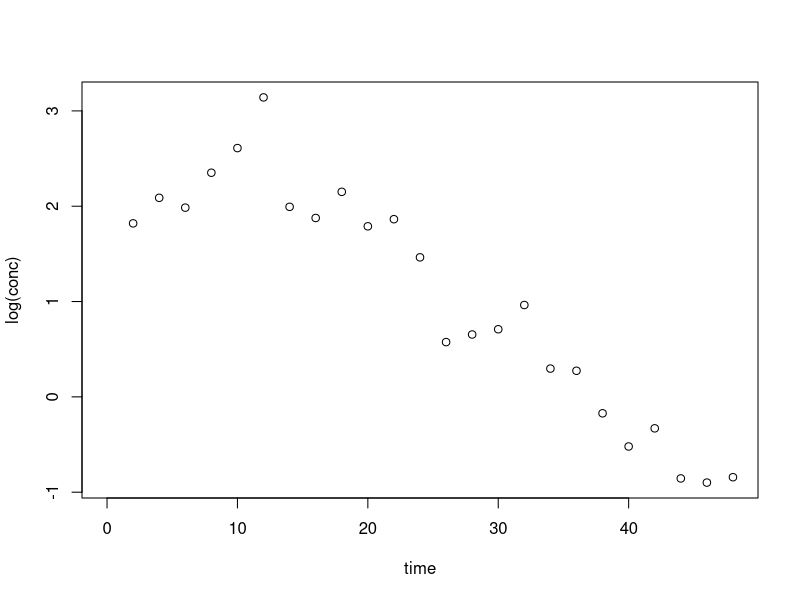
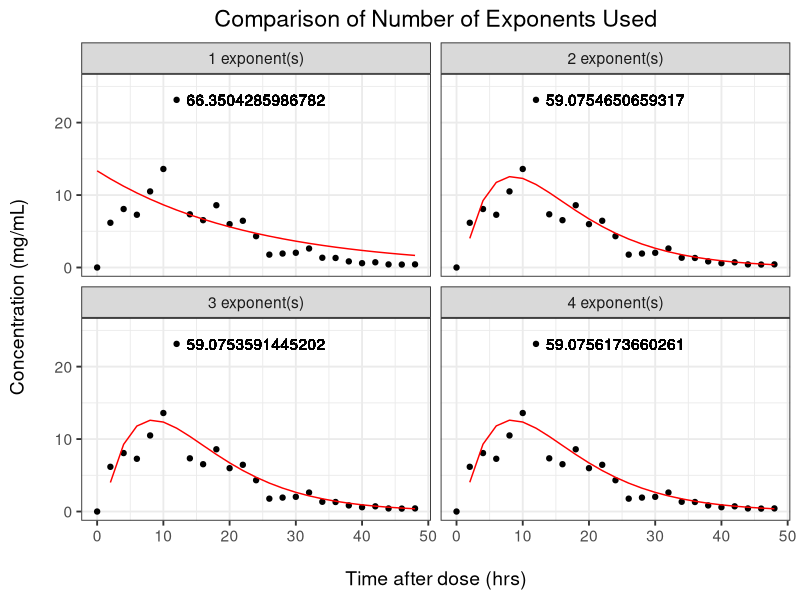
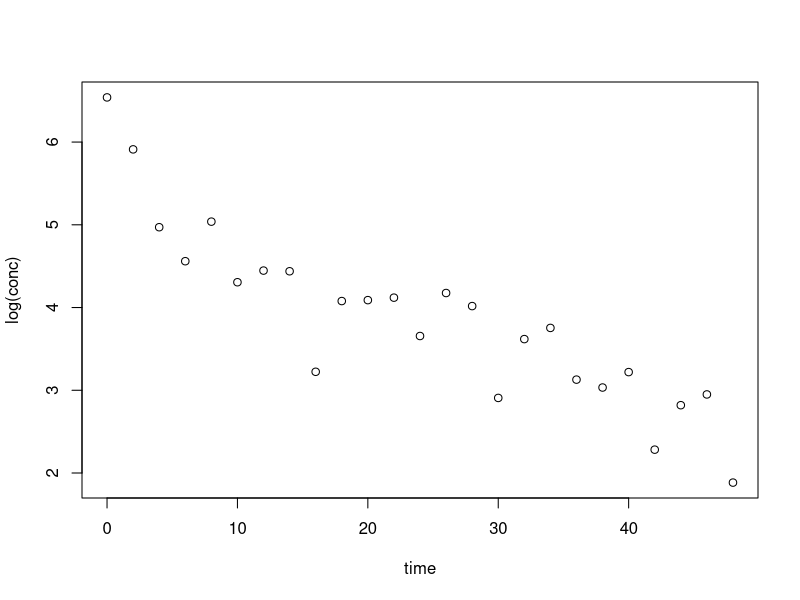
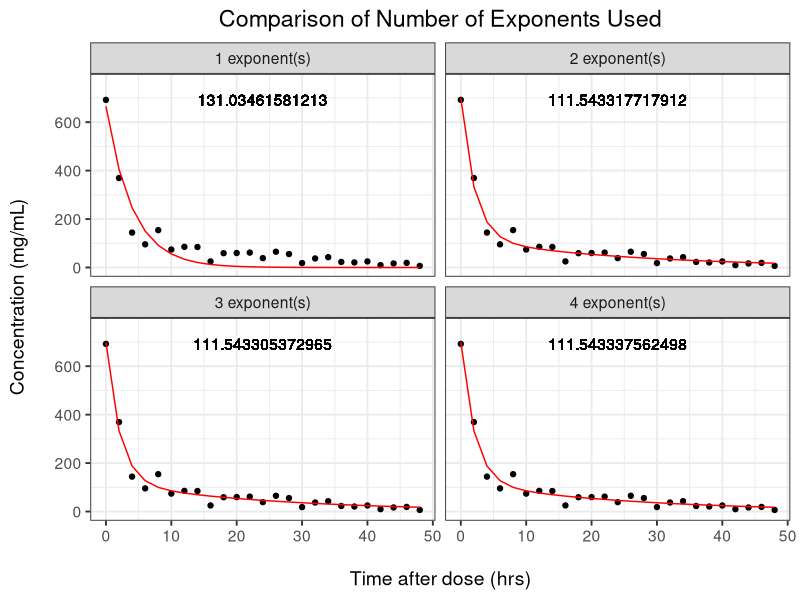
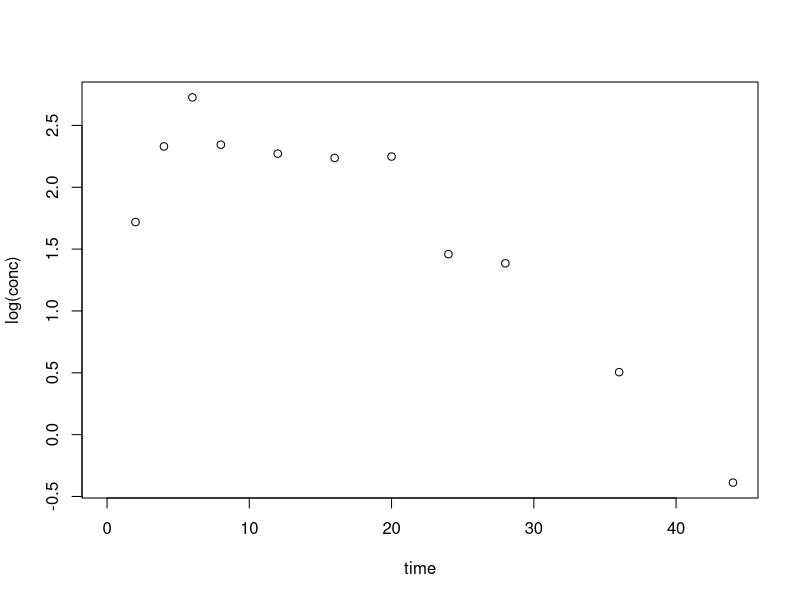
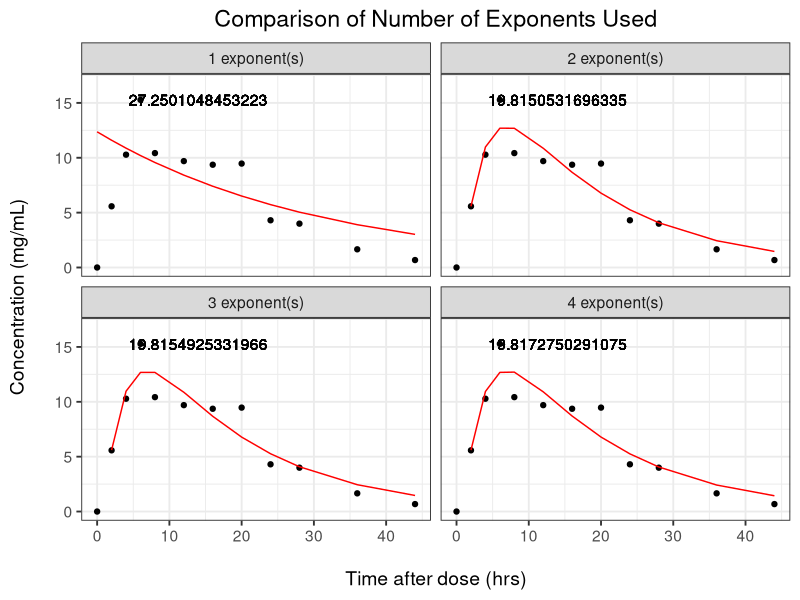
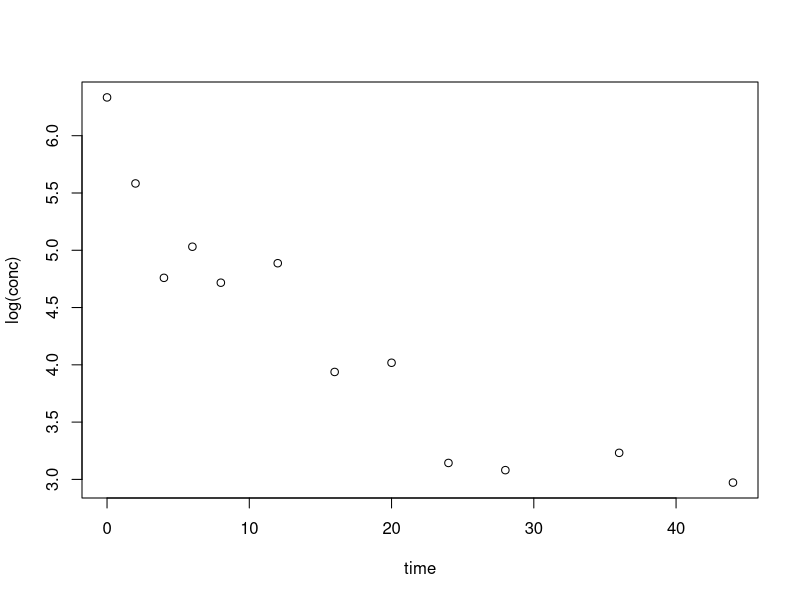
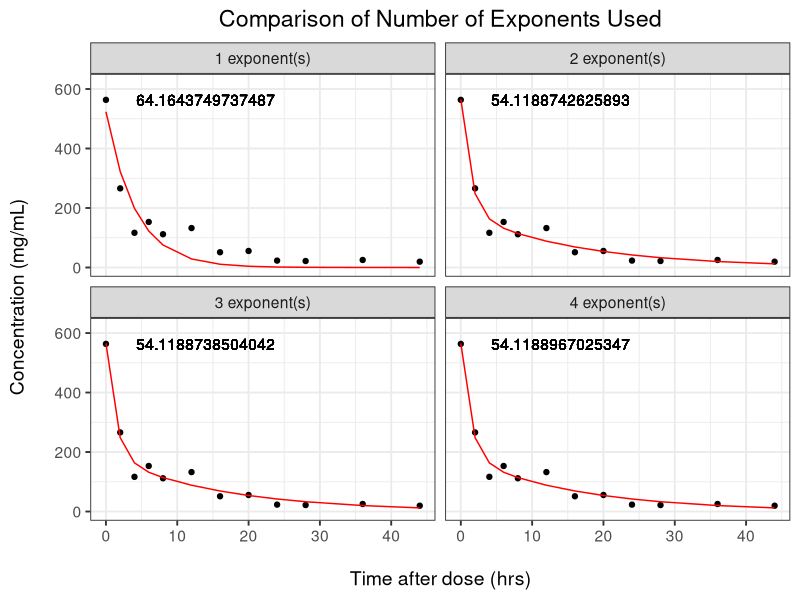

Source code (R) for these figures, in order:
# Further work on determining initial parameters
# -----------------------------------------------------------------------------
# Setup workspace
  library(plyr)
  library(ggplot2)
  theme_bw2 <- theme_set(theme_bw(base_size = 14))
  theme_update(plot.title = element_text(hjust = 0.5))

# -----------------------------------------------------------------------------
# Setup OFV functions
# Flexible sum of coefficients function
  pred.sumexp <- function(x, t, subtract.last) {
    n <- length(x)/2
    for (i in 1:n) {
      if (!exists("yhat")) yhat <- exp(x[i]*t + x[n+i])
      else if (i != n | subtract.last == F) yhat <- yhat + exp(x[i]*t + x[n+i])
      else if (subtract.last == T) yhat <- yhat - exp(x[i]*t + x[n+i])
    }
    return(yhat)
  }

# Flexible maximum likelihood estimmation
  mle.sumexp <- function(par, x, y, abs = F) {
    yhat <- pred.sumexp(par, x, abs)
    err <- y - yhat
    sigma <- sd(err)
    loglik <- dnorm(y, yhat, sigma, log = T)
    return(-1*sum(loglik))
  }

  multi.mle.sumexp <- function(data, absorp = F, nexp = 3) {
    x <- data[which(data[, 2] != 0), 1]
    y <- data[which(data[, 2] != 0), 2]
    sub.y <- which(y == max(y)):length(y)
    opt.par <- list(NULL)
    opt.val <- list(NULL)
    opt.gra <- list(NULL)
    opt.con <- list(NULL)
    opt.mes <- list(NULL)
    lm.par <- unname(lm(log(y[sub.y]) ~ x[sub.y])$coefficients)[c(2, 1)]
    for (i in 1:nexp) {
      if (i == 1) {
        init.par <- lm.par
      } else if (i == 2) {
        if (absorp) {
          init.par <- c(lm.par[1]*c(0.8, 1.2), rep(lm.par[2], 2))
        } else {
          init.par <- c(lm.par[1]*c(0.8, 1.2), lm.par[2]*c(0.9, 1.1))
        }
      } else {
        if (absorp) {
          init.par <- c(
            mean(optres$par[1:(i-1)]), optres$par[1:(i-1)],
            mean(optres$par[i:(2*i-2)])/2, optres$par[i:(2*i-2)]
          )
        } else {
          init.par <- c(
            mean(optres$par[1:(i-1)]), optres$par[1:(i-1)],
            mean(optres$par[i:(2*i-2)]), optres$par[i:(2*i-2)]
          )
        }
      }
      optres <- optim(
        init.par,
        mle.sumexp,  # maximum likelihood fitting function
        method = "L-BFGS-B",
        lower = c(rep(-Inf, i), rep(-1/10^10, i)),
        upper = c(rep(1/10^10, i), rep(Inf, i)),
        x = x, y = y, abs = absorp
      )
      opt.par[[i]] <- optres$par
      opt.val[[i]] <- optres$value
      opt.gra[[i]] <- optres$counts
      opt.con[[i]] <- optres$convergence
      opt.mes[[i]] <- ifelse(is.null(optres$message),
        "NULL", optres$message)
    }
    res <- list(par = opt.par, value = opt.val, counts = opt.gra,
      convergence = opt.con, message = opt.mes)
    res
  }

  plot.sumexp <- function(res, data, absorp = F) {
    plotdata <- ldply(res$par, function(x) {
      data.frame(
        nexp = as.factor(length(x)/2),
        time = data$time,
        cobs = data$conc,
        pred = pred.sumexp(x, data$time, absorp),
        objv = res$value[[length(x)/2]]
      )
    })
    levels(plotdata$nexp) <- paste(levels(plotdata$nexp), "exponent(s)")
    ylim <- c(0, 1.1*max(plotdata$cobs))
    xlim <- c(0, max(plotdata$time))

    plotobj <- NULL
    plotobj <- ggplot(data = plotdata)
    plotobj <- plotobj + ggtitle("Comparison of Number of Exponents Used")
    plotobj <- plotobj + geom_point(aes(x = time, y = cobs))
    plotobj <- plotobj + geom_line(aes(x = time, y = pred), colour = "red")
    plotobj <- plotobj + geom_text(aes(x = median(time), y = max(cobs), label = objv))
    plotobj <- plotobj + scale_y_continuous("Concentration (mg/mL)\n", lim = ylim)
    plotobj <- plotobj + scale_x_continuous("\nTime after dose (hrs)", lim = xlim)
    plotobj <- plotobj + facet_wrap(~nexp)
    plotobj
  }
# -----------------------------------------------------------------------------
# Simulate data
# Absorption Curve
  time.samp <- seq(0, 48, by = 2)
  absdata <- data.frame(
    time = time.samp,
    line1 = -0.2*time.samp + 4,
    line2 = -0.1*time.samp + 4
  )
  absdata$sumexp <- exp(absdata$line2) - exp(absdata$line1)
  #with(absdata, plot(time, sumexp))

# 2 Compartment Curve
  twodata <- data.frame(
    time = time.samp,
    line1 = -0.5*time.samp + 6,
    line2 = -0.05*time.samp + 5
  )
  twodata$sumexp <- exp(twodata$line1) + exp(twodata$line2)
  #with(twodata, plot(time, log(sumexp)))
# -----------------------------------------------------------------------------
# Add random error and optimise using rich data
# Absorption
  err <- 1 + rnorm(n = length(time.samp), mean = 0, sd = 0.3)
  data1 <- data.frame(
    time = time.samp,
    conc = absdata$sumexp*err
  )
  with(data1, plot(time, log(conc)))

  all.res <- multi.mle.sumexp(data1, nexp = 4, absorp = T)

  plot.sumexp(all.res, data1, absorp = T)

# Two compartment
  err <- 1 + rnorm(n = length(time.samp), mean = 0, sd = 0.3)
  data2 <- data.frame(
    time = time.samp,
    conc = twodata$sumexp*err
  )
  with(data2, plot(time, log(conc)))

  all.res <- multi.mle.sumexp(data2, nexp = 4)
  #with(all.res, which(unlist(value) == min(unlist(value))))  # best fit
  plot.sumexp(all.res, data2)

# -----------------------------------------------------------------------------
# Add random error and optimise using sparse
  sub.time <- c(1:5, (1:4+3)*2-1, (1:3+3)*4-1)
# Absorption sub-data
  err <- 1 + rnorm(n = length(sub.time), mean = 0, sd = 0.2)
  data3 <- data.frame(
    time = time.samp[sub.time],
    conc = absdata$sumexp[sub.time]*err
  )
  with(data3, plot(time, log(conc)))

  all.res <- multi.mle.sumexp(data3, nexp = 4, absorp = T)

  plot.sumexp(all.res, data3, absorp = T)

# Two compartment sub-data
  err <- 1 + rnorm(n = length(sub.time), mean = 0, sd = 0.2)
  data4 <- data.frame(
    time = time.samp[sub.time],
    conc = twodata$sumexp[sub.time]*err
  )
  with(data4, plot(time, log(conc)))

  all.res <- multi.mle.sumexp(data4, nexp = 4)

  plot.sumexp(all.res, data4)
